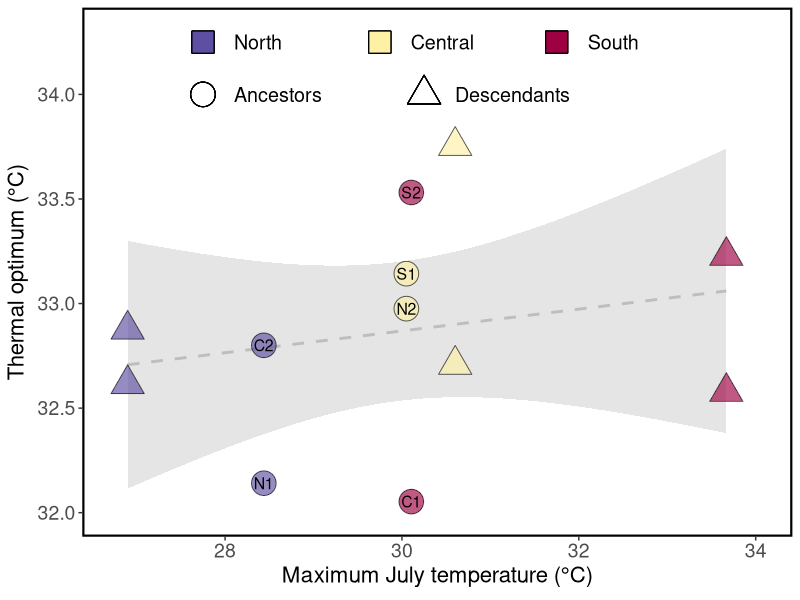
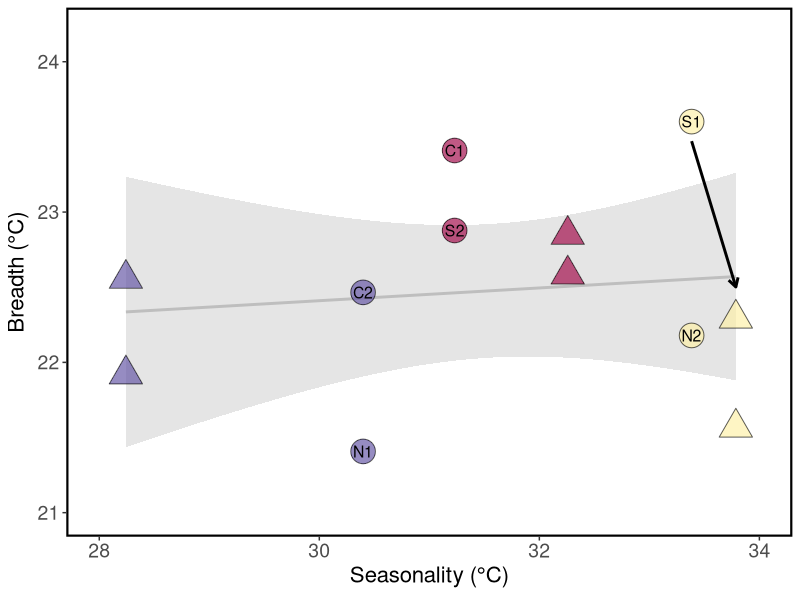
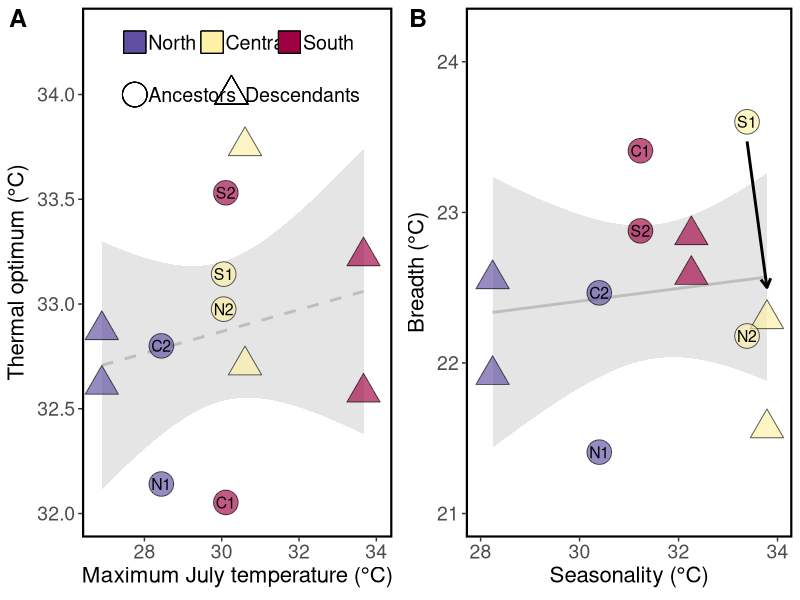
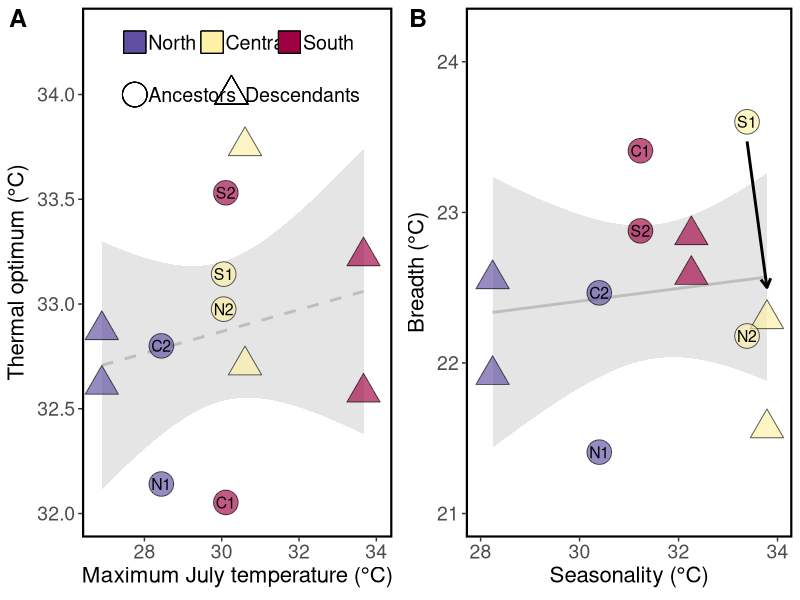

R code for these plots, in order:

#### PROJECT: Mimulus cardinalis TPC project
#### PURPOSE: Determine if TPC parameters are 
####          correlated with climatic data 
#### AUTHOR: Rachel Wooliver
#### DATE LAST MODIFIED: 2020-05-12 by rcw


###########################
# load packages and specify settings
###########################
library(ggplot2)
library(tidyverse)
theme_set(theme_bw())


###########################
# read in the data
###########################
popBayes_params <- read.csv("Analysis output/group_mean_params_av_zinf.csv") # these are the parameters for the group-level Bayes model of family-averaged data
avJMT <- read.csv("Processed data/average JMT by pop.csv") # population-averaged july max temp with recent anomalies
avS <- read.csv("Processed data/average seasonality by pop.csv") # population-averaged seasonality with recent anomalies



###########################
# add JMT and seasonality means and mean anomalies to tpc parameter dataset
###########################
pop_params <- popBayes_params
pop_params$meanJMT <- rep(avJMT$meanJMT, 2)
pop_params$devJMT <- rep(avJMT$avDevJMT, 2)
pop_params$meanS <- rep(avS$meanS, 2)
pop_params$devS <- rep(avS$avDevS, 2)


###########################
# add region and redo region, year, and population columns as factors
###########################
# REMEMBER that group 1 is N1 2010, group 2 is N2 2010, etc
pop_params$reg <- rep(rep(c("N", "C", "S"), each=2),2)
pop_params$reg <- as.factor(pop_params$reg)
pop_params$reg <- factor(pop_params$reg, levels(pop_params$reg)[c(2,1,3)])
pop_params$year <- as.factor(pop_params$year)
pop_params$Pop <- as.factor(pop_params$Pop)
pop_params$Pop <- factor(pop_params$Pop, levels(pop_params$Pop)[rev(c(3,4,1,2,5,6))])


###########################
# shapes for years
# 2010=circle, 2017=triangle
###########################
shapes <- c(21,24)


###########################
# create datasets by year
###########################
dat2010 <- pop_params[which(pop_params$year==2010),]
dat2017 <- pop_params[which(pop_params$year==2017),]







##################################################################
##### Fig 3 of TPC manuscript
##################################################################
palpha <- 0.65 # alpha of points
psize <- 8 # size of points
tsize <- 4 # size of population text
############################
# is topt related to historical July max temps? 
# test of divergence across space
############################

# model of topt across historical July max temps
# no effects of JMT, year, or their interaction
mod <- lm(maximaBT~meanJMT*year, data=pop_params)
anova(mod)
shapiro.test(residuals(mod)) # normally distributed residuals

# remove year from model
mod <- lm(maximaBT~meanJMT, data=pop_params)
anova(mod) # df=1,10; ss=0.47142 ; msq=0.47142  ;  f=1.9989 ; p=0.1878
round(summary(mod)$adj.r.squared,digits=3) # rsqadj=0.083
round(as.data.frame(summary(mod)$coefficients)$Estimate[2],digits=3) # b=0.095
shapiro.test(residuals(mod)) # normally distributed residuals

# remove temp from model
mod <- lm(maximaBT~year, data=pop_params)
anova(mod) # df=1,10; ss=0.10335; msq=0.10335;  f=0.379; p=0.5519
round(summary(mod)$adj.r.squared,digits=3) # rsqadj=-0.06
round(as.data.frame(summary(mod)$coefficients)$Estimate[2],digits=3) # b=0.186
shapiro.test(residuals(mod)) # normally distributed residuals



# plot
plot1Bayes <- ggplot(dat2010, aes(x=meanJMT, y=maximaBT)) + 
  geom_smooth(data=pop_params, method="lm", se=T, color="gray", fill="gray", size=1, alpha=0.4, linetype=2) + 
  geom_point(data=dat2017, aes(fill=reg), shape=shapes[2], color="black", size=psize, alpha=palpha) +
  geom_point(aes(fill=reg, shape=year), color="black", size=psize, alpha=palpha) + 
  guides(size = FALSE, fill=FALSE, shape=FALSE) +
  scale_fill_manual(values=c("#5E4FA2", "#FEF0A5", "#9E0142")) +
  scale_shape_manual(values=c(shapes)[1]) +
  labs(y=expression(paste("Thermal optimum (°C)")),
       x=expression(paste("Maximum July temperature (°C)"))) +
  annotate("text", label = c("North", "Central", "South"), y = 34.25, x = c(28.1,30.1,32.1), size = 5, colour = "black", hjust = 0) +
  geom_point(aes(y=34.25, x=27.75), shape=22, size=8, fill="#5E4FA2") +
  geom_point(aes(y=34.25, x=29.75), shape=22, size=8, fill="#FEF0A5") +
  geom_point(aes(y=34.25, x=31.75), shape=22, size=8, fill="#9E0142") +
  annotate("text", label = c("Ancestors", "Descendants"), y = 34, x = c(28.1,30.6), size = 5, colour = "black", hjust = 0) +
  geom_point(aes(y=34, x=27.75), shape=shapes[1], size=8) +
  geom_point(aes(y=34, x=30.25), shape=shapes[2], size=8) +
  xlim(c(26.75,34.05)) + ylim(c(32,34.3)) +
  theme_bw() +
  theme(axis.text=element_text(size=14), axis.title=element_text(size=16),
        legend.position = "none", panel.border = element_rect(colour = "black", fill=NA, size=1.5),
        strip.background = element_rect(colour=NA, fill=NA),
        strip.text.x = element_text(size=20, face="bold"),
        panel.grid.major = element_blank(), panel.grid.minor = element_blank()) +
  annotate("text", label = c("N1", "N2", "C1", "C2", "S1", "S2"), y = dat2010$maximaBT, x = dat2010$meanJMT, size = tsize, colour = "black")
  
  
  plot1Bayes
  
  
  


############################
# is B50 related to seasonality? 
# test of divergence across space
############################

# model of B50 across seasonality
# B50 increases with seasonality
# no effect of year or interaction between seasonality and year
mod <- lm(B50~meanS*year, data=pop_params)
anova(mod) 

# remove cohort
mod <- lm(B50~meanS, data=pop_params)
anova(mod) # df=1,10; ss=1.6625 ; msq=1.6625  ;  f=5.1997  ; p=0.04576
round(summary(mod)$adj.r.squared,digits=3) # rsqadj=0.276
round(as.data.frame(summary(mod)$coefficients)$Estimate[2],digits=3) # b=0.198
shapiro.test(residuals(mod)) # normally distributed residuals

# remove seasonality
mod <- lm(B50~year, data=pop_params)
anova(mod) # df=1,10; ss=0.3851  ; msq=0.3851    ;  f=0.8607   ; p=0.3754
round(summary(mod)$adj.r.squared,digits=3) # rsqadj= -0.013
round(as.data.frame(summary(mod)$coefficients)$Estimate[2],digits=3) # b= -0.358
shapiro.test(residuals(mod)) # normally distributed residuals


# plot
arrs <- data.frame(x=dat2010$meanS,
                   xend=dat2017$meanS,
                   y=dat2010$B50 + c(0,0,0,0,-0.13,0),
                   yend=dat2017$B50 + c(0,0,0,0,0.21,0))

plot2bBayes <- ggplot(dat2010, aes(x=meanS, y=B50)) + 
  geom_smooth(data=pop_params, method="lm", se=T, color="gray", fill="gray", size=1, alpha=0.4, linetype=1) +
  geom_point(data=dat2017, aes(fill=reg), shape=shapes[2], color="black", size=psize, alpha=palpha) +
  geom_segment(data = arrs[5,], aes(x=x, xend=xend, y=y, yend=yend), size = 1, color="black",
               arrow = arrow(length = unit(0.25, "cm"))) +
  xlim(c(28,34)) +
  ylim(c(21,24.2)) +
  geom_point(aes(fill=reg, shape=year), color="black", size=psize, alpha=palpha) + 
  guides(size = FALSE, fill=FALSE, shape=FALSE) +
  scale_fill_manual(values=c("#5E4FA2", "#FEF0A5", "#9E0142")) +
  scale_shape_manual(values=c(shapes)[1]) +
  labs(y=expression(paste("Breadth (°C)")),
       x=expression(paste("Seasonality (°C)"))) +
  theme(axis.text=element_text(size=14),
        axis.title.y=element_text(size=16),
        axis.title.x = element_text(size=16),
        #axis.text.y=element_blank(),
        legend.position = "none", 
        panel.border = element_rect(colour = "black", fill=NA, size=1.5),
        strip.background = element_rect(colour=NA, fill=NA),
        strip.text.x = element_text(size=20, face="bold"),
        panel.grid.major = element_blank(), 
        panel.grid.minor = element_blank()) +
  annotate("text", label = c("N1", "N2", "C1", "C2", "S1", "S2"), y = dat2010$B50, x = dat2010$meanS, size = tsize, colour = "black")


plot2bBayes





# plot climate vs. tpc parameter regressions 
# export tpc plot
ggsave("Figures/Figure 4_zinf.png", 
       ggpubr::ggarrange(plot1Bayes, plot2bBayes, ncol=2, nrow=1, labels = c("A","B"), font.label = list(size=18)), 
       height=4.5, width=10, dpi=600)

figure <- ggpubr::ggarrange(plot1Bayes, plot2bBayes, ncol=2, nrow=1, labels = c("A","B"), font.label = list(size=18))
pdf("Figures/Figure 4_zinf.pdf", height=4.5, width=10)
figure
dev.off()


